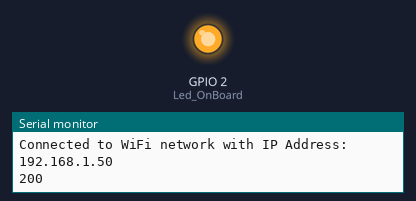
The sketch below on a simulated ESP8266 (NodeMCU). On the bench: output pins drawn as LEDs (lit = HIGH), the last lines printed to the serial monitor. WiFi joins after 1.5 s; servers stay silent unless stated; uploads are accepted with an empty reply.

Above: at 8.3 s.
At 12.6 s:
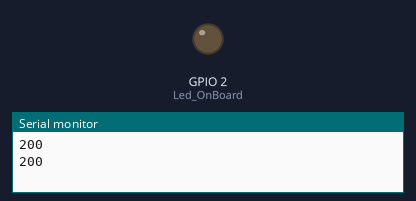
Timing chart, 0 to 14.2 s (numbered marks = the images above):
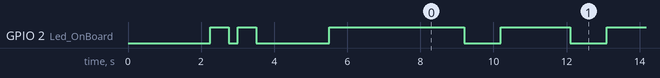

Measured:
- by itself, GPIO 2 (Led_OnBoard): goes LOW 0.25 s, HIGH 0.50 s, LOW 2.0 s, HIGH 3.7 s, 41 × (LOW 1.0 s, HIGH 1.9 s), LOW 1.0 s, then HIGH

The sketch:

Esp_io.ino
```cpp
#include <ESP8266WiFi.h>
#include <ESP8266HTTPClient.h>
#include <WiFiClient.h>
#include <ArduinoJson.h>
//#include <SoftwareSerial.h>
#include <Wire.h>

int Led_OnBoard = 2;
// Wifi config

const char *ssid = "Azimi";             // Your wifi Name
const char *password = "alhamdulillah"; // Your wifi Password

const char *serverName = "http://apps.spairum.com/mesin/edit/COV0002PNK003";
const char *serverGet = "http://apps.spairum.com/Mesin/detail/COV0002PNK003";

void setup()
{
  // put your setup code here, to run once:
  delay(1000);
  pinMode(Led_OnBoard, OUTPUT);
  pinMode(0, INPUT); // LDR

  Serial.begin(115200);

  while (!Serial)
    continue;
  WiFi.mode(WIFI_OFF); //Prevents reconnection issue (taking too long to connect)
  delay(1000);
  WiFi.mode(WIFI_STA); //This line hides the viewing of ESP as wifi hotspot
  WiFi.begin(ssid, password);
  Serial.println("Connecting");

  while (WiFi.status() != WL_CONNECTED)
  {
    digitalWrite(Led_OnBoard, LOW);
    delay(250);
    Serial.print(".");
    digitalWrite(Led_OnBoard, HIGH);
    delay(500);
  }

  Serial.println("");
  Serial.print("Connected to WiFi network with IP Address: ");
  Serial.println(WiFi.localIP());
  digitalWrite(Led_OnBoard, LOW);
  delay(2000);
  digitalWrite(Led_OnBoard, HIGH);
  delay(2000);
  StaticJsonDocument<500> doc;
}

void loop()
{
  // Allocate JsonBuffer

  //StaticJsonDocument<200> doc;
  //  DynamicJsonDocument doc(1024);

  // Start a new line
  Serial.println();
  String air, ind, httpRequestData;
  air = 1500;
  ind = 2;
  httpRequestData = "isi=" + air + "&indikator=" + ind;

  HTTPClient http; //Declare object of class HTTPClient

  http.begin(serverName);                                              //Specify request destination
  http.addHeader("Content-Type", "application/x-www-form-urlencoded"); //Specify content-type header

  int httpCode = http.POST(httpRequestData); //Send the request
  String payload = http.getString();         //Get the response payload

  Serial.println(httpCode); //Print HTTP return code
  Serial.println(payload);  //Print request response payload

  http.end(); //Close connection
  delay(1500);
  digitalWrite(Led_OnBoard, LOW);
  delay(1000);
  digitalWrite(Led_OnBoard, HIGH);

  HTTPClient client;
  client.begin(serverGet);
  int httpCode2 = client.GET();
  if (httpCode2 > 0)
  {
    String payload2 = client.getString();
    Serial.println("\nStatuscode: " + String(httpCode2));
    Serial.println(payload2);
  }
  client.end();
}
```
